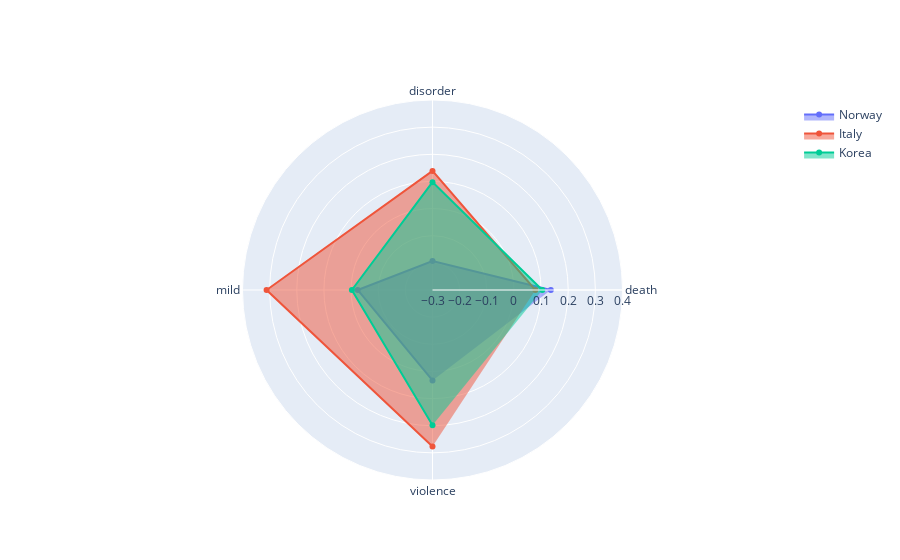

Notebook source saved alongside this figure:
### Code cell
# Mental
categories = mental_class

fig = go.Figure()

fig.add_trace(go.Scatterpolar(
      r=mental_df['fi'],
      theta=categories,
      fill='toself',
      name='Norway'
))
fig.add_trace(go.Scatterpolar(
      r=mental_df['it'],
      theta=categories,
      fill='toself',
      name='Italy'
))
fig.add_trace(go.Scatterpolar(
      r=mental_df['ko'],
      theta=categories,
      fill='toself',
      name='Korea'
))

fig.update_layout(
  polar=dict(
    radialaxis=dict(
      visible=True,
      range=[-0.3, 0.4]
    )),
  showlegend=True
)

fig.show()

# Save file
# fig.write_html("rader_mental.html")

### Figure 1 — Plotly figure (JSON) as saved in the notebook; plotly's stock layout.template omitted (floating-point values rounded to 4 significant figures)
{"data": [{"fill": "toself", "name": "Norway", "r": [0.1358, -0.1934, -0.02446, 0.03336], "theta": ["death", "disorder", "mild", "violence"], "type": "scatterpolar"}, {"fill": "toself", "name": "Italy", "r": [0.07898, 0.1386, 0.3113, 0.2763], "theta": ["death", "disorder", "mild", "violence"], "type": "scatterpolar"}, {"fill": "toself", "name": "Korea", "r": [0.1044, 0.09737, -0.002903, 0.1987], "theta": ["death", "disorder", "mild", "violence"], "type": "scatterpolar"}], "layout": {"polar": {"radialaxis": {"range": [-0.3, 0.4], "visible": true}}, "showlegend": true}}
